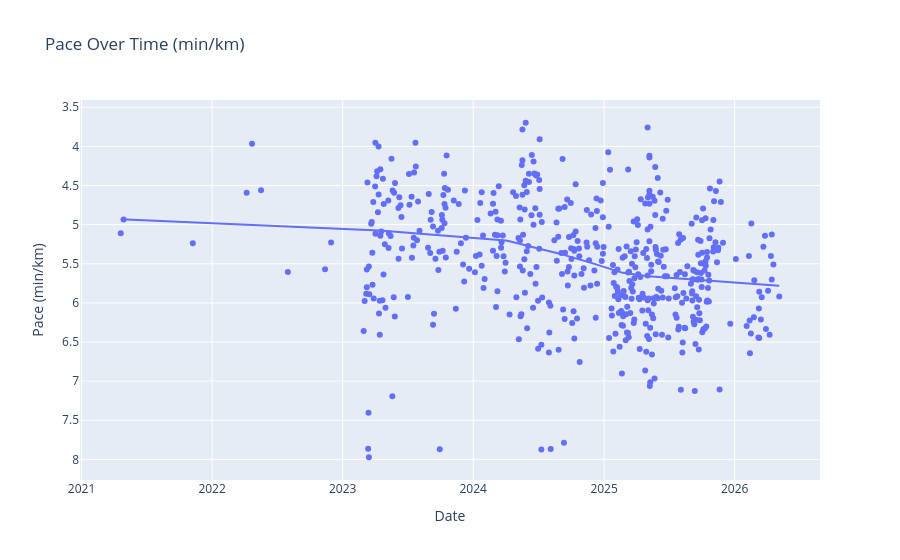

The cell this chart's notebook holds for it:
### Code cell
fig = px.scatter(df, x="date", y="pace_min_per_km",
                 title="Pace Over Time (min/km)",
                 trendline="lowess",
                 labels={"pace_min_per_km": "Pace (min/km)", "date": "Date"})
fig.update_yaxes(autorange="reversed")  # lower pace = faster
fig.show()

### Figure 1 — Plotly figure (JSON) as saved in the notebook; plotly's stock layout.template omitted (floating-point values rounded to 4 significant figures; data arrays with more than 128 entries replaced by an {"elided": "..."} marker saying what was removed)
{"data": [{"hovertemplate": "Date=%{x}<br>Pace (min/km)=%{y}<extra></extra>", "legendgroup": "", "marker": {"color": "#636efa", "symbol": "circle"}, "mode": "markers", "name": "", "orientation": "v", "showlegend": false, "type": "scatter", "x": {"elided": "509 str values"}, "xaxis": "x", "y": {"elided": "509 float values"}, "yaxis": "y"}, {"hovertemplate": "<b>LOWESS trendline</b><br><br>Date=%{x}<br>Pace (min/km)=%{y} <b>(trend)</b><extra></extra>", "legendgroup": "", "marker": {"color": "#636efa", "symbol": "circle"}, "mode": "lines", "name": "", "showlegend": false, "type": "scatter", "x": {"elided": "509 str values"}, "xaxis": "x", "y": {"elided": "509 float values"}, "yaxis": "y"}], "layout": {"legend": {"tracegroupgap": 0}, "title": {"text": "Pace Over Time (min/km)"}, "xaxis": {"anchor": "y", "domain": [0, 1], "title": {"text": "Date"}}, "yaxis": {"anchor": "x", "autorange": "reversed", "domain": [0, 1], "title": {"text": "Pace (min/km)"}}}}
